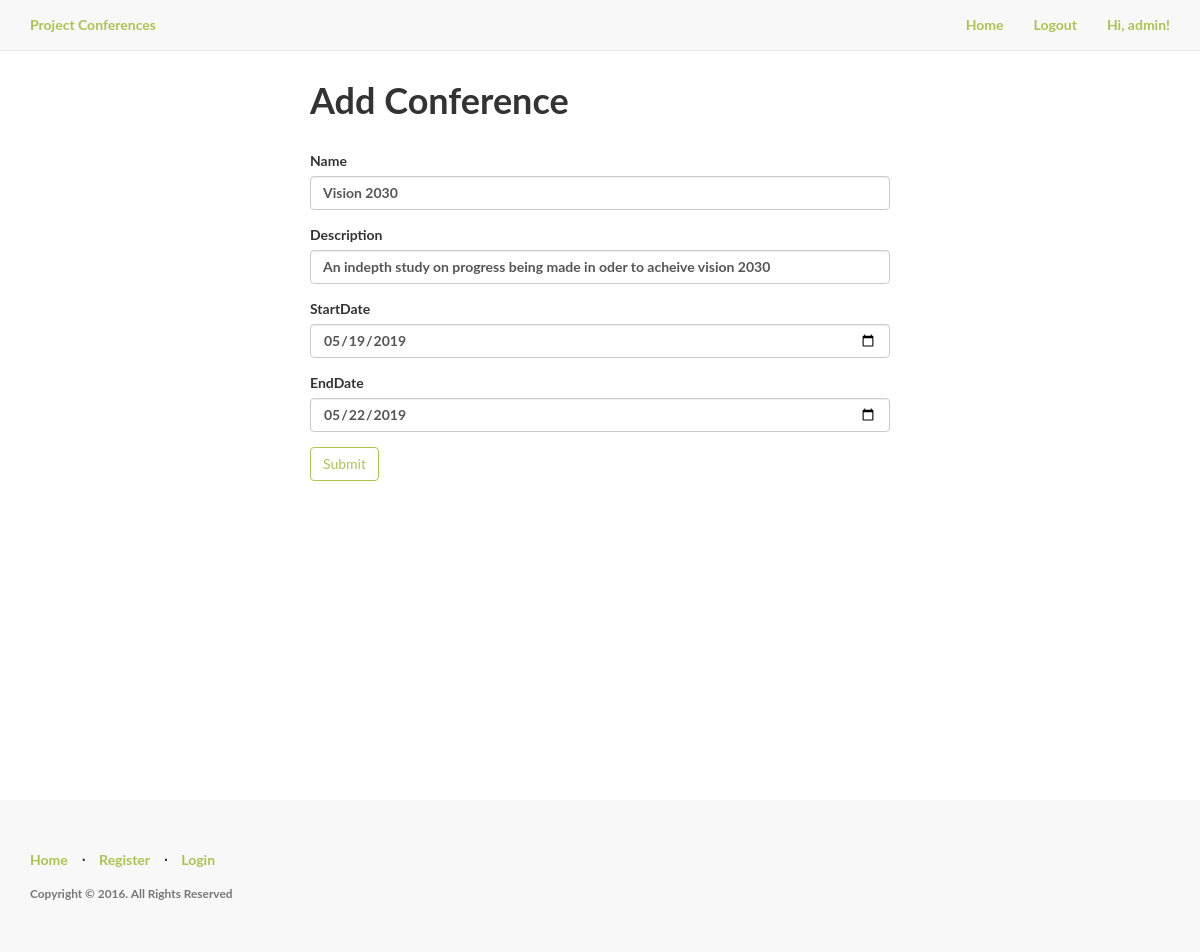
The page /admin/conferences/edit/1 (signed in) on the database its author committed.
### myapp/models.py (models this page shows, shortened)
class Participant(UserMixin,db.Model):
    __tablename__='participants'
    id=db.Column(db.Integer,primary_key=True)
    name=db.Column(db.String(50),)
    email= db.Column(db.String(60),unique=True)
    password_hash=db.Column(db.String(128))
    is_admin = db.Column(db.Boolean, default=False)
    @property
    def password(self):
        """
        Prevent pasword from being accessed
        """
        raise AttributeError('password is not a readable attribute.')

class Conference(db.Model):
    __tablename__ = 'conferences'
    id = db.Column(db.Integer, primary_key=True)
    name = db.Column(db.String(60) )
    description = db.Column(db.String(200))
    startdate = db.Column(db.Date,unique=True)
    enddate = db.Column(db.Date,unique=True)
    registrationClosed = db.Column(db.Boolean,default=False)

### myapp/admin/views.py (the view, shortened to what this page needs)
@admin.route('/conferences/edit/<confid>',methods= ['GET','POST'])
@login_required
def edit_conference(confid):
    conference = Conference.query.get_or_404(confid)
    form = Conferenceform(obj=conference)
    form.description.data = conference.description
    form.name.data = conference.name
    form.startdate.data =conference.startdate
    form.enddate.data=conference.enddate
    return render_template('admin/conferences/conference.html', action="Edit",
                           add_conference=add_conference, form=form,
                           title="Edit Conference")

### myapp/admin/forms.py
class Conferenceform(FlaskForm):
    name = StringField('Name', validators=[DataRequired()])
    description = StringField('Description', validators=[DataRequired()])
    startdate = DateField('StartDate', validators=[DataRequired()])
    enddate = DateField('EndDate', validators=[DataRequired()])
    submit = SubmitField('Submit')

### myapp/models.py (called while the page is built)
@login_manager.user_loader
def load_user(user_id):
    return Participant.query.get(int(user_id))

### myapp/templates/admin/conferences/conference.html (shortened to what this page needs)
{% import "bootstrap/wtf.html" as wtf %}
{% extends "base.html" %}
{% block body %}
<div class="content-section">
 <div class="outer">
    <div class="middle">
      <div class="inner">
        <div class="center">
            {% if add_conference %}
                <h1>Add Conference</h1>
            {% else %}
                <h1>Edit Conference</h1>
            {% endif %}
            <br/>
            {{ wtf.quick_form(form) }}
        </div>
      </div>
    </div>
  </div>
</div>
{% endblock %}

### myapp/templates/base.html (shortened to what this page needs)
<!DOCTYPE html>
<html lang="en">
<head>
    <link href="https://maxcdn.bootstrapcdn.com/bootstrap/3.3.7/css/bootstrap.min.css" rel="stylesheet">
    <link href="{{ url_for('static', filename='css/style.css') }}" rel="stylesheet">
</head>
<body>
    <nav class="navbar navbar-default navbar-fixed-top topnav" role="navigation">
        <div class="container topnav">
          <div class="navbar-header">
              <a class="navbar-brand topnav" href="{{ url_for('home.homepage') }}">Project Conferences</a>
          </div>
          <div class="collapse navbar-collapse" id="bs-example-navbar-collapse-1">
              <ul class="nav navbar-nav navbar-right">
                {% if current_user.is_authenticated %}
                <li><a href="{{ url_for('home.homepage') }}">Home</a></li>
                <li><a href="{{ url_for('auth.logout') }}">Logout</a></li>
                <li><a>  Hi, {{ current_user.name }}!</a></li>
              {% else %}
                <li><a href="{{ url_for('home.homepage') }}">Home</a></li>
                <li><a href="{{ url_for('auth.register') }}">Register</a></li>
                <li><a href="{{ url_for('auth.login') }}">Login</a></li>
              {% endif %}
</ul>
          </div>
        </div>
    </nav>
    <div class="wrapper">
      {% block body %}
      {% endblock %}
      <div class="push"></div>
    </div>
    <footer>
        <div class="container">
            <div class="row">
                <div class="col-lg-12">
                    <ul class="list-inline">
                        <li><a href="{{ url_for('home.homepage') }}">Home</a></li>
                        <li class="footer-menu-divider">⋅</li>
                        <li><a href="#">Register</a></li>
                        <li class="footer-menu-divider">⋅</li>
                        <li><a href="#">Login</a></li>
                    </ul>
                    <p class="copyright text-muted small">Copyright © 2016. All Rights Reserved</p>
                </div>
            </div>
        </div>
    </footer>
</body>
</html>

### myapp/static/css/style.css (style rules this page uses)
body, html { width: 100%; height: 100%; }
body, h1, h2, h3 { font-family: "Lato", "Helvetica Neue", Helvetica, Arial, sans-serif; font-weight: 700; }
a, .navbar-default .navbar-brand, .navbar-default .navbar-nav>li>a { color: #aec251; }
footer { padding: 50px 0; background-color: #f8f8f8; }
p.copyright { margin: 15px 0 0; }
.btn-default { border-color: #aec251; color: #aec251; }
.center { margin: auto; width: 50%; padding: 10px; }
.content-section { padding: 50px 0; border-top: 1px solid #e7e7e7; }
.footer, .push { clear: both; height: 4em; }
.topnav { font-size: 14px; }
.wrapper { min-height: 100%; height: auto !important; height: 100%; margin: 20 auto -4em; }

### rows shown on the page
Participant: name "admin"
Conference: name "Vision 2030", description "An indepth study on progress being made in oder to acheive vision 2030", startdate "05/19/2019", enddate "05/22/2019"
